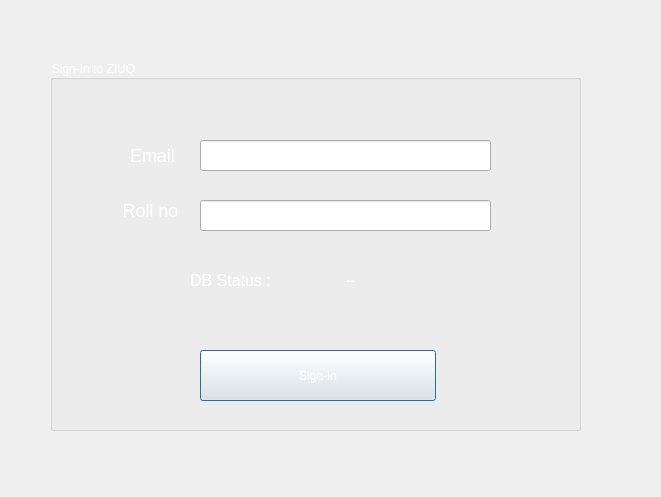
<?xml version="1.0" encoding="UTF-8"?>
<ui version="4.0">
 <class>loginpage</class>
 <widget class="QDialog" name="loginpage">
  <property name="geometry">
   <rect>
    <x>0</x>
    <y>0</y>
    <width>661</width>
    <height>497</height>
   </rect>
  </property>
  <property name="windowTitle">
   <string>Dialog</string>
  </property>
  <property name="styleSheet">
   <string notr="true">background.color:black;
</string>
  </property>
  <widget class="QGroupBox" name="groupBox">
   <property name="geometry">
    <rect>
     <x>50</x>
     <y>60</y>
     <width>531</width>
     <height>371</height>
    </rect>
   </property>
   <property name="styleSheet">
    <string notr="true">color:white;
</string>
   </property>
   <property name="title">
    <string>Sign-In to ZIUQ</string>
   </property>
   <widget class="QPushButton" name="login_btn">
    <property name="geometry">
     <rect>
      <x>150</x>
      <y>290</y>
      <width>236</width>
      <height>51</height>
     </rect>
    </property>
    <property name="styleSheet">
     <string notr="true">QPushButton {background-color: white;
    border-style: outset;
    border-width: 2px;
    border-color: black;
    border-radius: 3px;
    font: bold 18px;
    padding: 3px;
color:black;
};</string>
    </property>
    <property name="text">
     <string>Sign-In</string>
    </property>
   </widget>
   <widget class="QLabel" name="label_2">
    <property name="geometry">
     <rect>
      <x>140</x>
      <y>210</y>
      <width>81</width>
      <height>21</height>
     </rect>
    </property>
    <property name="styleSheet">
     <string notr="true">font-size:16px;
color:white;</string>
    </property>
    <property name="text">
     <string>DB Status :</string>
    </property>
   </widget>
   <widget class="QLabel" name="status_label">
    <property name="geometry">
     <rect>
      <x>230</x>
      <y>210</y>
      <width>141</width>
      <height>21</height>
     </rect>
    </property>
    <property name="font">
     <font>
      <pointsize>10</pointsize>
      <weight>75</weight>
      <bold>true</bold>
     </font>
    </property>
    <property name="styleSheet">
     <string notr="true">color:white;</string>
    </property>
    <property name="text">
     <string>--</string>
    </property>
    <property name="alignment">
     <set>Qt::AlignCenter</set>
    </property>
   </widget>
   <widget class="QLabel" name="id_label">
    <property name="geometry">
     <rect>
      <x>70</x>
      <y>130</y>
      <width>61</width>
      <height>41</height>
     </rect>
    </property>
    <property name="styleSheet">
     <string notr="true">font-size:18px;
color:white;</string>
    </property>
    <property name="text">
     <string>Roll no</string>
    </property>
    <property name="alignment">
     <set>Qt::AlignCenter</set>
    </property>
   </widget>
   <widget class="QLineEdit" name="id">
    <property name="geometry">
     <rect>
      <x>150</x>
      <y>140</y>
      <width>291</width>
      <height>31</height>
     </rect>
    </property>
    <property name="styleSheet">
     <string notr="true">color:white;</string>
    </property>
    <property name="echoMode">
     <enum>QLineEdit::Normal</enum>
    </property>
   </widget>
   <widget class="QLabel" name="email_label">
    <property name="geometry">
     <rect>
      <x>80</x>
      <y>70</y>
      <width>51</width>
      <height>51</height>
     </rect>
    </property>
    <property name="maximumSize">
     <size>
      <width>51</width>
      <height>16777215</height>
     </size>
    </property>
    <property name="styleSheet">
     <string notr="true">font-size:18px;
color:white;</string>
    </property>
    <property name="text">
     <string>Email</string>
    </property>
   </widget>
   <widget class="QLineEdit" name="email">
    <property name="geometry">
     <rect>
      <x>150</x>
      <y>80</y>
      <width>291</width>
      <height>31</height>
     </rect>
    </property>
    <property name="styleSheet">
     <string notr="true">color:white;</string>
    </property>
   </widget>
   <widget class="QLabel" name="db_label">
    <property name="geometry">
     <rect>
      <x>150</x>
      <y>250</y>
      <width>231</width>
      <height>31</height>
     </rect>
    </property>
    <property name="font">
     <font>
      <pointsize>10</pointsize>
      <weight>75</weight>
      <bold>true</bold>
     </font>
    </property>
    <property name="text">
     <string/>
    </property>
    <property name="alignment">
     <set>Qt::AlignCenter</set>
    </property>
   </widget>
  </widget>
 </widget>
 <resources/>
 <connections/>
</ui>
